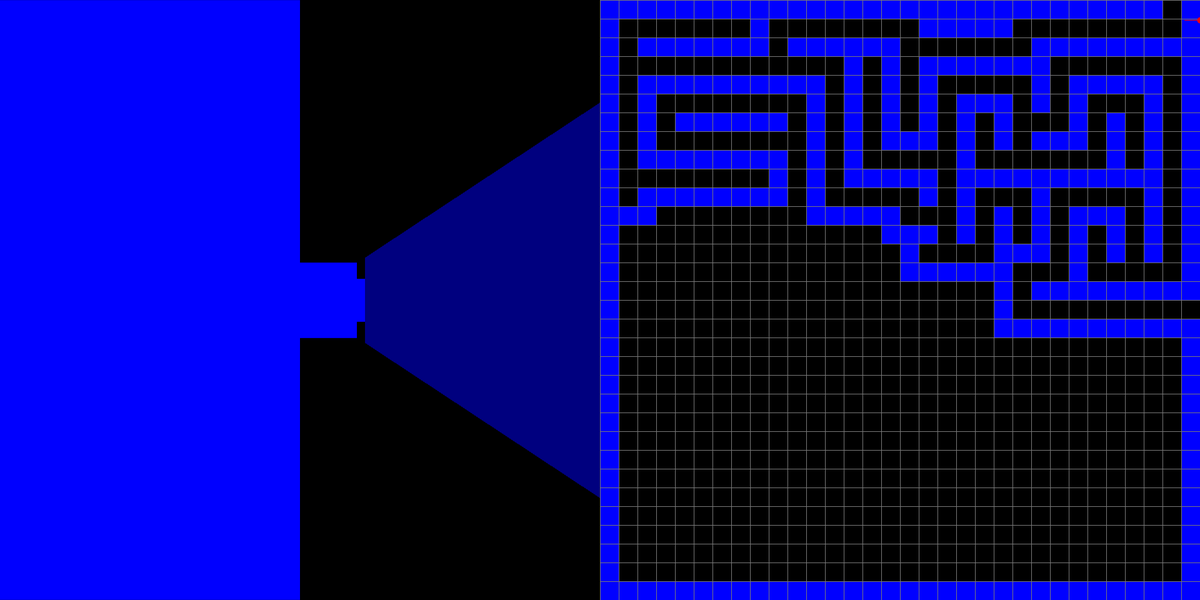
Frame 1 (no input)
Frame 60 (the mouse pressed at the canvas centre just before this capture): identical to frame 1, image omitted
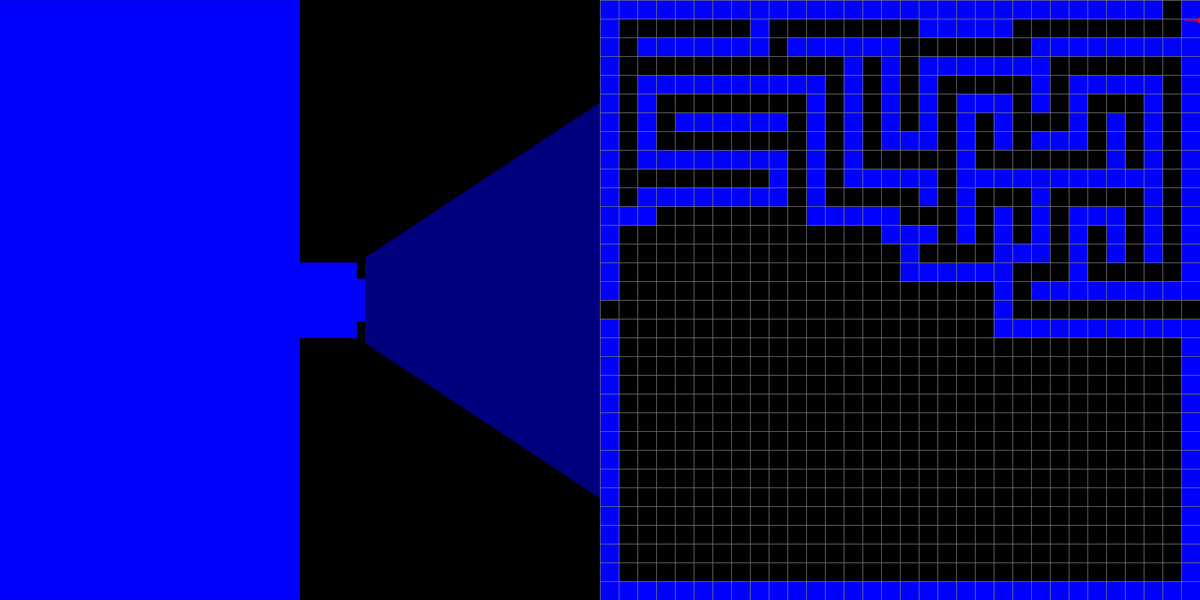
Frame 120 (the mouse held since frame 60 and released just before this capture)

The Processing sketch that drew these frames (run headless with seeded random() and noise(); from frame 60 on, the mouse is pressed at the canvas centre):

// Processing sketch: rayCastDDA
// ── rayCastDDA.pde
Player p;
int type = 0;

void setup()
{
  size(1920, 960);
  p = new Player(30, 1);
}

void draw()
{
  background(0);
  p.raycast(width/2);
  displayMap();
}

void keyPressed()
{
  p.keyPressed();
  
  switch(key)
  {
    case '1':
      type = 1;
      break;
    case '2':
      type = 2;
      break;
    case '3':
      type = 3;
      break;
    case '4':
      type = 4;
      break;
    case '0':
      type = 0;
      break;
  }
}

void mousePressed()
{
  mapEditor(mouseX-(width/2), mouseY, type);
}

void displayMap()
{
  int tileWidth = (width/2) / mapWidth;
  int tileHeight = height / mapHeight;
  
  for(int y = 0; y < mapHeight; y++)
  {
    for(int x = 0; x < mapWidth; x++)
    {
      switch(map[x][y]) 
      {
        case 1: fill(0, 0, 255); break;
        case 2: fill(255, 0, 0); break;
        case 3: fill(0, 255, 0); break;
        case 4: fill(255, 0, 255); break;
        case 0: fill(0); break;
        default: fill(255, 255, 0); break;
      }
      stroke(120);
      rect(width/2 + (x*tileWidth), y*tileHeight, tileWidth, tileHeight);
    }
  }  
  
  push();
  translate(width/2, 0);
  stroke(255, 0, 0);
  strokeWeight(10);
  point(map(p.vPos.x, 0, tileWidth, 0, (width/2)), map(p.vPos.y, 0, tileHeight, 0, height));
  strokeWeight(1);
  line(map(p.vPos.x, 0, tileWidth, 0, (width/2)), map(p.vPos.y, 0, tileHeight, 0, height), map(p.vPos.x, 0, tileWidth, 0, (width/2)) + p.vDir.x*25,map(p.vPos.y, 0, tileHeight, 0, height) + p.vDir.y*25);
  pop();
}

// ── Map.pde
int mapWidth = 32; int mapHeight = 32;
//int map[][] = {{ 1, 1, 1, 1, 1, 1, 1, 1, 1, 1, 1, 1, 1, 1, 1, 1, 1, 1, 1, 1, 1, 1, 1, 1, 1, 1, 1, 1, 1, 1, 1, 1 },
//               { 1, 0, 0, 0, 0, 2, 0, 0, 0, 0, 0, 0, 2, 0, 0, 0, 0, 0, 0, 0, 0, 0, 0, 0, 0, 0, 0, 0, 0, 0, 0, 1 },
//               { 1, 0, 0, 0, 0, 2, 0, 0, 0, 0, 0, 0, 2, 0, 0, 0, 0, 0, 0, 0, 0, 0, 0, 0, 0, 0, 0, 0, 0, 0, 0, 1 },
//               { 1, 0, 0, 0, 0, 2, 0, 0, 0, 0, 0, 0, 2, 0, 0, 0, 0, 0, 0, 0, 0, 0, 0, 0, 0, 0, 0, 0, 0, 0, 0, 1 },
//               { 1, 0, 0, 0, 0, 2, 0, 0, 0, 0, 0, 0, 2, 0, 0, 0, 0, 0, 0, 0, 0, 0, 0, 0, 0, 0, 0, 0, 0, 0, 0, 1 },
//               { 1, 0, 0, 0, 0, 2, 2, 0, 0, 0, 0, 0, 2, 0, 0, 0, 0, 0, 0, 0, 0, 0, 0, 0, 0, 0, 0, 0, 0, 0, 0, 1 },
//               { 1, 0, 0, 0, 0, 0, 2, 2, 0, 0, 0, 0, 2, 0, 0, 0, 0, 0, 0, 0, 0, 0, 0, 0, 0, 0, 0, 0, 0, 0, 0, 1 },
//               { 1, 0, 0, 0, 0, 0, 0, 2, 2, 2, 0, 2, 2, 0, 0, 0, 0, 0, 0, 0, 0, 0, 0, 0, 0, 0, 0, 0, 0, 0, 0, 1 },
//               { 1, 0, 0, 0, 0, 0, 0, 0, 0, 0, 0, 0, 0, 0, 0, 0, 0, 0, 0, 0, 0, 0, 0, 0, 0, 0, 0, 0, 0, 0, 0, 1 },
//               { 1, 0, 0, 0, 0, 0, 0, 0, 0, 0, 0, 0, 0, 0, 0, 0, 0, 0, 0, 0, 0, 0, 0, 0, 0, 0, 0, 0, 0, 0, 0, 1 },
//               { 1, 0, 0, 0, 0, 0, 0, 0, 0, 0, 0, 0, 0, 0, 0, 0, 0, 0, 0, 0, 0, 0, 0, 0, 0, 0, 0, 0, 0, 0, 0, 1 },
//               { 1, 0, 0, 0, 0, 0, 0, 0, 0, 0, 0, 0, 0, 0, 0, 0, 0, 0, 0, 0, 0, 0, 0, 0, 0, 0, 0, 0, 0, 0, 0, 1 },
//               { 1, 0, 0, 0, 0, 0, 0, 0, 0, 0, 0, 0, 0, 0, 0, 0, 0, 0, 0, 0, 0, 0, 0, 0, 0, 0, 0, 0, 0, 0, 0, 1 },
//               { 1, 0, 0, 0, 0, 0, 0, 0, 0, 0, 0, 0, 0, 0, 0, 0, 0, 0, 0, 0, 0, 0, 0, 0, 0, 0, 0, 0, 0, 0, 0, 1 },
//               { 1, 0, 0, 0, 0, 0, 0, 0, 0, 0, 0, 0, 0, 0, 0, 0, 0, 0, 0, 0, 0, 0, 0, 0, 0, 0, 0, 0, 0, 0, 0, 1 },
//               { 1, 0, 0, 0, 0, 0, 0, 0, 0, 0, 0, 0, 0, 0, 0, 0, 0, 0, 0, 0, 0, 0, 0, 0, 0, 0, 0, 0, 0, 0, 0, 1 },
//               { 1, 0, 0, 0, 0, 0, 0, 0, 0, 0, 0, 3, 3, 3, 3, 3, 0, 0, 0, 0, 0, 0, 0, 0, 0, 0, 0, 0, 0, 0, 0, 1 },
//               { 1, 0, 0, 0, 0, 0, 0, 0, 0, 0, 0, 3, 0, 0, 0, 0, 0, 0, 0, 0, 0, 0, 0, 0, 0, 0, 0, 0, 0, 0, 0, 1 },
//               { 1, 0, 0, 0, 0, 0, 0, 0, 0, 0, 0, 3, 0, 0, 0, 0, 0, 0, 0, 0, 0, 0, 0, 0, 0, 0, 0, 0, 0, 0, 0, 1 },
//               { 1, 0, 0, 0, 0, 0, 0, 0, 0, 0, 0, 3, 0, 0, 0, 0, 0, 0, 0, 0, 0, 0, 0, 0, 0, 0, 0, 0, 0, 0, 0, 1 },
//               { 1, 0, 0, 0, 0, 0, 0, 0, 0, 0, 0, 3, 0, 0, 0, 0, 0, 0, 0, 0, 0, 0, 0, 0, 0, 0, 0, 0, 0, 0, 0, 1 },
//               { 1, 0, 0, 0, 0, 0, 0, 0, 0, 0, 0, 3, 0, 0, 0, 0, 0, 0, 0, 0, 0, 0, 0, 0, 0, 0, 0, 0, 0, 0, 0, 1 },
//               { 1, 0, 0, 0, 0, 0, 0, 0, 0, 0, 0, 3, 3, 3, 3, 3, 0, 0, 0, 0, 0, 0, 0, 0, 0, 0, 0, 0, 0, 0, 0, 1 },
//               { 1, 0, 0, 0, 0, 0, 0, 0, 0, 0, 0, 0, 0, 0, 0, 0, 0, 0, 0, 0, 0, 0, 0, 0, 0, 0, 0, 0, 0, 0, 0, 1 },
//               { 1, 0, 0, 0, 0, 0, 0, 0, 0, 0, 0, 0, 0, 0, 0, 0, 0, 0, 0, 0, 0, 0, 0, 0, 0, 0, 0, 0, 0, 0, 0, 1 },
//               { 1, 0, 0, 0, 0, 0, 0, 0, 0, 0, 0, 0, 0, 0, 0, 0, 0, 0, 0, 0, 0, 0, 0, 0, 0, 0, 0, 0, 0, 0, 0, 1 },
//               { 1, 0, 0, 0, 0, 0, 0, 0, 0, 0, 0, 0, 0, 0, 0, 0, 0, 0, 0, 0, 0, 0, 0, 0, 0, 0, 0, 0, 0, 0, 0, 1 },
//               { 1, 0, 0, 0, 0, 0, 0, 0, 0, 0, 0, 0, 0, 0, 0, 0, 0, 0, 0, 0, 0, 0, 0, 0, 0, 0, 0, 0, 0, 0, 0, 1 },
//               { 1, 0, 0, 0, 0, 0, 0, 0, 0, 0, 0, 0, 0, 0, 0, 0, 0, 0, 0, 0, 0, 0, 0, 0, 0, 0, 0, 0, 0, 0, 0, 1 },
//               { 1, 0, 0, 0, 0, 0, 0, 0, 0, 0, 0, 0, 0, 0, 0, 0, 0, 0, 0, 0, 0, 0, 0, 0, 0, 0, 0, 0, 0, 0, 0, 1 },
//               { 1, 0, 0, 0, 0, 0, 0, 0, 0, 0, 0, 0, 0, 0, 0, 0, 0, 0, 0, 0, 0, 0, 0, 0, 0, 0, 0, 0, 0, 0, 0, 1 },
//               { 1, 1, 1, 1, 1, 1, 1, 1, 1, 1, 1, 1, 1, 1, 1, 1, 1, 1, 1, 1, 1, 1, 1, 1, 1, 1, 1, 1, 1, 1, 1, 1 }
//                                                                                                                 };

int[][] map = {
{1,1,1,1,1,1,1,1,1,1,1,1,1,1,1,1,1,1,1,1,1,1,1,1,1,1,1,1,1,1,1,1},
{1,0,0,0,0,0,0,0,0,0,0,1,0,0,0,0,0,0,0,0,0,0,0,0,0,0,0,0,0,0,0,1},
{1,0,1,0,1,1,1,1,1,0,1,1,0,0,0,0,0,0,0,0,0,0,0,0,0,0,0,0,0,0,0,1},
{1,0,1,0,1,0,0,0,1,0,1,0,0,0,0,0,0,0,0,0,0,0,0,0,0,0,0,0,0,0,0,1},
{1,0,1,0,1,0,1,0,1,0,1,0,0,0,0,0,0,0,0,0,0,0,0,0,0,0,0,0,0,0,0,1},
{1,0,1,0,1,0,1,0,1,0,1,0,0,0,0,0,0,0,0,0,0,0,0,0,0,0,0,0,0,0,0,1},
{1,0,1,0,1,0,1,0,1,0,1,0,0,0,0,0,0,0,0,0,0,0,0,0,0,0,0,0,0,0,0,1},
{1,0,1,0,1,0,1,0,1,0,1,0,0,0,0,0,0,0,0,0,0,0,0,0,0,0,0,0,0,0,0,1},
{1,1,1,0,1,0,1,0,1,0,1,0,0,0,0,0,0,0,0,0,0,0,0,0,0,0,0,0,0,0,0,1},
{1,0,0,0,1,0,1,0,1,1,1,0,0,0,0,0,0,0,0,0,0,0,0,0,0,0,0,0,0,0,0,1},
{1,0,1,0,1,0,0,0,0,0,0,0,0,0,0,0,0,0,0,0,0,0,0,0,0,0,0,0,0,0,0,1},
{1,0,1,0,1,1,1,1,1,1,1,1,0,0,0,0,0,0,0,0,0,0,0,0,0,0,0,0,0,0,0,1},
{1,0,1,0,0,0,0,0,0,0,0,1,0,0,0,0,0,0,0,0,0,0,0,0,0,0,0,0,0,0,0,1},
{1,0,1,1,1,1,1,1,1,1,0,1,0,0,0,0,0,0,0,0,0,0,0,0,0,0,0,0,0,0,0,1},
{1,0,1,0,0,0,0,0,0,1,0,1,0,0,0,0,0,0,0,0,0,0,0,0,0,0,0,0,0,0,0,1},
{1,0,1,1,1,1,1,1,0,1,0,1,1,0,0,0,0,0,0,0,0,0,0,0,0,0,0,0,0,0,0,1},
{1,0,0,0,0,0,0,1,0,1,0,0,1,1,1,0,0,0,0,0,0,0,0,0,0,0,0,0,0,0,0,1},
{1,1,0,1,1,1,1,1,0,1,1,0,1,0,1,0,0,0,0,0,0,0,0,0,0,0,0,0,0,0,0,1},
{1,1,0,1,0,0,0,0,0,0,0,0,0,0,1,0,0,0,0,0,0,0,0,0,0,0,0,0,0,0,0,1},
{1,1,0,1,0,1,1,1,1,1,1,1,1,0,1,0,0,0,0,0,0,0,0,0,0,0,0,0,0,0,0,1},
{1,1,0,1,0,1,0,0,0,1,0,0,0,0,1,0,0,0,0,0,0,0,0,0,0,0,0,0,0,0,0,1},
{1,1,0,1,0,1,1,1,0,1,0,1,1,1,1,1,1,1,0,0,0,0,0,0,0,0,0,0,0,0,0,1},
{1,0,0,1,0,0,0,0,0,1,0,0,0,1,0,0,0,1,0,0,0,0,0,0,0,0,0,0,0,0,0,1},
{1,0,1,1,1,1,0,1,0,1,1,1,1,1,0,1,0,1,0,0,0,0,0,0,0,0,0,0,0,0,0,1},
{1,0,1,0,0,0,0,1,0,1,0,0,0,0,0,1,0,1,0,0,0,0,0,0,0,0,0,0,0,0,0,1},
{1,0,1,0,1,1,1,1,0,1,0,1,1,1,1,1,0,1,0,0,0,0,0,0,0,0,0,0,0,0,0,1},
{1,0,1,0,1,0,0,0,0,1,0,1,0,0,0,1,0,1,0,0,0,0,0,0,0,0,0,0,0,0,0,1},
{1,0,1,0,1,0,1,1,1,1,0,1,1,1,0,1,0,1,0,0,0,0,0,0,0,0,0,0,0,0,0,1},
{1,0,1,0,1,0,0,0,0,1,0,0,0,0,0,1,0,1,0,0,0,0,0,0,0,0,0,0,0,0,0,1},
{1,0,1,0,1,1,1,1,1,1,1,1,1,1,0,1,0,1,0,0,0,0,0,0,0,0,0,0,0,0,0,1},
{0,0,1,0,0,0,0,0,0,0,0,0,0,0,0,1,0,1,0,0,0,0,0,0,0,0,0,0,0,0,0,1},
{1,1,1,1,1,1,1,1,1,1,1,1,1,1,1,1,0,1,1,1,1,1,1,1,1,1,1,1,1,1,1,1}
};

                                                                                                  
void mapEditor(float x, float y, int type)
{
  push();
  float tileWidth = (width/2)/mapWidth;
  float tileHeight = (height)/mapHeight;
  int mapX = floor(x/tileWidth);
  int mapY = floor(y/tileHeight);
  pop();
  
  println(mapX, mapY);
  
  if(mapX < mapWidth && mapX >= 0 && mapY < mapHeight && mapY >= 0)
  {
    map[mapX][mapY] = type;
  }
}

// ── Player.pde
class Player
{
  PVector vPos, vDir, vPlane;
  float fMoveSpeed, fRotSpeed;
  
  Player(float x, float y)
  {
    vPos = new PVector(x, y);
    vDir = new PVector(-1, 0);
    vPlane = new PVector(0, 0.66);
    fMoveSpeed = 0.5;
    fRotSpeed = PI/10;
  }
  
  void keyPressed()
  {
    if (key == 'w')
    {
      if (map[int(vPos.x + vDir.x * fMoveSpeed)][int(vPos.y)] == 0) vPos.x += vDir.x * fMoveSpeed;
      if (map[int(vPos.x)][int(vPos.y + vDir.y * fMoveSpeed)] == 0) vPos.y += vDir.y * fMoveSpeed;
    }
    if (key == 's')
    {
      if (map[int(vPos.x - vDir.x * fMoveSpeed)][int(vPos.y)] == 0) vPos.x -= vDir.x * fMoveSpeed;
      if (map[int(vPos.x)][int(vPos.y - vDir.y * fMoveSpeed)] == 0) vPos.y -= vDir.y * fMoveSpeed;
    }
    
    if (key == 'a')
    {
      double dOldDirX = vDir.x;
      vDir.x = vDir.x * cos(fRotSpeed) - vDir.y * sin(fRotSpeed);
      vDir.y = (float)(dOldDirX * sin(fRotSpeed) + vDir.y * cos(fRotSpeed));
      double dOldPlaneX = vPlane.x;
      vPlane.x = vPlane.x * cos(fRotSpeed) - vPlane.y * sin(fRotSpeed);
      vPlane.y = (float)(dOldPlaneX * sin(fRotSpeed) + vPlane.y * cos(fRotSpeed));
    }
    if (key == 'd')
    {
      double dOldDirX = vDir.x;
      vDir.x = vDir.x * cos(-fRotSpeed) - vDir.y * sin(-fRotSpeed);
      vDir.y = (float)(dOldDirX * sin(-fRotSpeed) + vDir.y * cos(-fRotSpeed));
      double dOldPlaneX = vPlane.x;
      vPlane.x = vPlane.x * cos(-fRotSpeed) - vPlane.y * sin(-fRotSpeed);
      vPlane.y = (float)(dOldPlaneX * sin(-fRotSpeed) + vPlane.y * cos(-fRotSpeed));
    }
  }
  
  void raycast(int w)
  {
    for(int x = 0; x < w; x++)
    {
      double dCameraX = 2 * x / ((double)w) - 1;
      PVector vRayDir = new PVector((float)(vDir.x + vPlane.x * dCameraX), (float)(vDir.y + vPlane.y * dCameraX));
      
      PVector vMap = new PVector(int(vPos.x), int(vPos.y));
      
      PVector vSideDist = new PVector();
      
      PVector vDeltaDist = new PVector((vRayDir.x == 0) ? 1e30 : abs(1/vRayDir.x), (vRayDir.y == 0) ? 1e30 : abs(1/vRayDir.y));
      double dPerpWallDist;
      
      PVector vStep = new PVector();
      int hit = 0;
      int side = 0;
      
      if(vRayDir.x < 0)
      {
        vStep.x = -1;
        vSideDist.x = (vPos.x - vMap.x) * vDeltaDist.x;
      }
      else
      {
        vStep.x = 1;
        vSideDist.x = (vMap.x + 1 - vPos.x) * vDeltaDist.x;
      }
      
      if(vRayDir.y < 0)
      {
        vStep.y = -1;
        vSideDist.y = (vPos.y - vMap.y) * vDeltaDist.y;
      }
      else
      {
        vStep.y = 1;
        vSideDist.y = (vMap.y + 1 - vPos.y) * vDeltaDist.y;
      }
      
      while(hit == 0)
      {
        if (vSideDist.x < vSideDist.y)
        {
          vSideDist.x += vDeltaDist.x;
          vMap.x += vStep.x;
          side = 0;
        }
        else
        {
          vSideDist.y += vDeltaDist.y;
          vMap.y += vStep.y;
          side = 1;
        }
        
        if(vMap.x >= 0 && vMap.y >= 0)
        {
          if(map[int(vMap.x)][int(vMap.y)] > 0) hit = 1;
        }
      }
      
      if(side == 0) dPerpWallDist = (vSideDist.x - vDeltaDist.x);
      else          dPerpWallDist = (vSideDist.y - vDeltaDist.y);
      
      int lineHeight = (int)(height / dPerpWallDist);
      
      int drawStart = -lineHeight / 2 + height / 2;
      if (drawStart < 0) drawStart = 0;
      int drawEnd = lineHeight /2 + height / 2;
      if (drawEnd >= height) drawEnd = height - 1;
      
      color cLineColor;
      switch(map[int(vMap.x)][int(vMap.y)])
      {
        case 1: cLineColor = color(0, 0, 255); break;
        case 2: cLineColor = color(255, 0, 0); break;
        case 3: cLineColor = color(0, 255, 0); break;
        case 4: cLineColor = color(255, 0, 255); break;
        default: cLineColor = color(255, 255, 0); break;
      }
      if (side == 1) cLineColor = color(red(cLineColor)/2, green(cLineColor)/2, blue(cLineColor)/2);
      
      stroke(cLineColor);
      line(x, drawStart, x, drawEnd);
      
    }
  }
}
